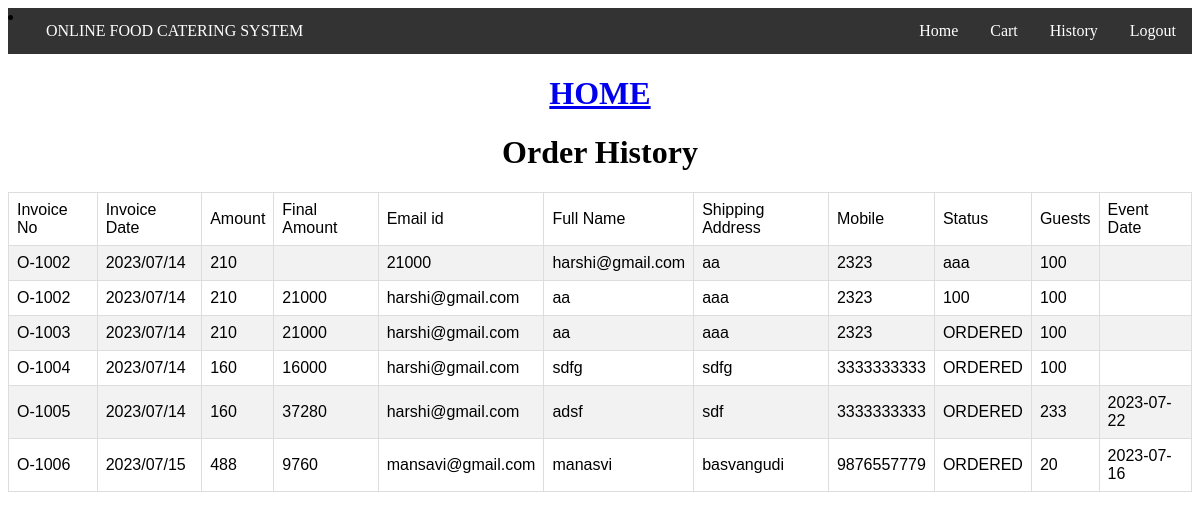
/myhistory.php, run on the app's committed database.
### tables this page shows
CREATE TABLE `payment2` (
  `billno` varchar(100) DEFAULT NULL,
  `bdate` varchar(100) DEFAULT NULL,
  `famt` varchar(100) DEFAULT NULL,
  `ffamt` varchar(100) NOT NULL,
  `emailid` varchar(100) DEFAULT NULL,
  `fullname` varchar(100) DEFAULT NULL,
  `addr` varchar(100) DEFAULT NULL,
  `ph` varchar(100) DEFAULT NULL,
  `status` varchar(100) DEFAULT NULL,
  `guests` varchar(100) NOT NULL,
  `edate` varchar(100) NOT NULL
);

### myhistory.php (the view, shortened to what this page needs)
<!DOCTYPE html>
<html>
<head>
<link rel="stylesheet" href="https://cdnjs.cloudflare.com/ajax/libs/font-awesome/4.7.0/css/font-awesome.min.css">
</head>
<body>
<div class="navbar">
  <li style="float:left"><a href="#">ONLINE FOOD CATERING SYSTEM</a></li>
  <a href="home.html">Logout</a>
    <a href="history.php">History</a>
 <a href="mycart.php">Cart</a>
  <a href="home1.php">Home</a>
</div>
<h1 align=center><a href=home1.php>HOME</a></h1>
                <?php
$db = new mysqli("localhost", "root", "", "catering");
echo "<h1 align=center> Order History</h1>";
$sql="select * from payment2  ";
$result_db = $db->query($sql) or die("Error!");
$all_result = $result_db->fetch_all();
$table =
'<table id="customers" align=center border="1";width="70%"; >
<tr>
<td>Invoice No</td>
<td>Invoice Date</td>
<td>Amount</td>
<td>Final Amount</td>
<td>Email id</td>
<td>Full Name</td>
<td>Shipping Address</td>
<td>Mobile</td>
<td>Status</td>
<td>Guests</td>
<td>Event Date</td>
</tr>';
foreach ($all_result as $row)
{
$a=$row[0];
$b=$row[1];
$c=$row[2];
$d=$row[3];
$e=$row[4];
$f=$row[5];
$g=$row[6];
$h=$row[7];
$i=$row[8];
$j=$row[9];
$k=$row[10];
	$table .= '<tr>'
	  . '<td>' .$a. '</td>'
  	. '<td>' . $b . '</td>'
  	. '<td>' . $c . '</td>'
	. '<td>' . $d . '</td>'
	. '<td>' . $e . '</td>'
	. '<td>' . $f . '</td>'
	. '<td>' . $g . '</td>'
	. '<td>' . $h . '</td>'
	. '<td>' . $i . '</td>'
	. '<td>' . $j . '</td>'
	. '<td>' . $k . '</td>'
	  . '</tr>';
}
$table .='</table>';
echo $table;
?>
</body>
</html>

### myhistory.php (style rules this page uses)
#customers { font-family: "Trebuchet MS", Arial, Helvetica, sans-serif; border-collapse: collapse; width: 100%; }
#customers td, #customers th { border: 1px solid #ddd; padding: 8px; }
#customers tr:nth-child(even) { background-color: #f2f2f2; }
.navbar { overflow: hidden; background-color: #333; }
.navbar a { float: right; font-size: 16px; color: white; text-align: center; padding: 14px 16px; text-decoration: none; }

### data on the page
payment2: billno "O-1002", bdate "2023/07/14", famt "210", emailid "21000", fullname "harshi@gmail.com", addr "aa", ph "2323", status "aaa", guests "100"
payment2: billno "O-1002", bdate "2023/07/14", famt "210", ffamt "21000", emailid "harshi@gmail.com", fullname "aa", addr "aaa", ph "2323", status "100", guests "100"
payment2: billno "O-1003", bdate "2023/07/14", famt "210", ffamt "21000", emailid "harshi@gmail.com", fullname "aa", addr "aaa", ph "2323", status "ORDERED", guests "100"
payment2: billno "O-1004", bdate "2023/07/14", famt "160", ffamt "16000", emailid "harshi@gmail.com", fullname "sdfg", addr "sdfg", ph "3333333333", status "ORDERED", guests "100"
payment2: billno "O-1005", bdate "2023/07/14", famt "160", ffamt "37280", emailid "harshi@gmail.com", fullname "adsf", addr "sdf", ph "3333333333", status "ORDERED", guests "233", edate "2023-07-22"
payment2: billno "O-1006", bdate "2023/07/15", famt "488", ffamt "9760", emailid "mansavi@gmail.com", fullname "manasvi", addr "basvangudi", ph "9876557779", status "ORDERED", guests "20", edate "2023-07-16"
